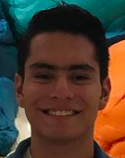
//> input picture src/Diego.png, 125 x 158 px
$ ./old Diego.png   (built with g++ and OpenCV 4)
//> lines starting //> are read from the running program, lines starting //| are printed output that depends on the picture
#include <opencv2/core.hpp> //types
#include <opencv2/imgcodecs.hpp> // read image
#include <opencv2/objdetect.hpp> // for cascade classifier

#include <opencv2/highgui.hpp> // display image in window
#include <opencv2/imgproc.hpp> //draw

#include <iostream>
#include <math.h>

using namespace cv;
using namespace std;

const string FACEMODEL = "/opt/opencv/data/haarcascades/haarcascade_frontalface_alt.xml";
const string EYESMODEL = "/opt/opencv/data/haarcascades/haarcascade_eye.xml";

int main(int argc, char **argv)
{
	Mat finalImage;
	// There is no arg in the excecution
	if (argc != 2) { cout << " There is no image to load \n"; return -1; }

	// Image from input
	Mat image;
	image = imread(argv[1], IMREAD_GRAYSCALE); // Read the file
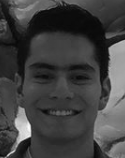
//> image: 158 rows x 125 cols, CV_8UC1; min 6, max 251, mean 64.9
	if (image.empty()) { cout << "Could not open or find the image \n"; return -1; }

	// PreDefined trained XML classifiers with facial features
	CascadeClassifier face_cascade, eyes_cascade;

	// Load classifiers
	if (!face_cascade.load(FACEMODEL)) { cout << "Error loading face cascade\n"; return -1; }
	if (!eyes_cascade.load(EYESMODEL)) { cout << "Error loading eyes cascade\n"; return -1; }


	// Detect faces
	vector<Rect> faces;
	face_cascade.detectMultiScale( image, faces );
//> faces = 1 Rect (x, y, width, height): [15, 38, 94, 94]

	cout << "Faces found: " << faces.size() << "\n\n";
//| Faces found: 1
	for ( size_t i = 0; i < faces.size(); i++ )
	{
		cout << "Face[" << i + 1 << "] | " << "ROI: " << faces[i] << "\n";

		Mat faceROI = image( faces[i] );
		vector<Rect> eyes;
		eyes_cascade.detectMultiScale(faceROI, eyes);
		cout << "Eyes found: " << eyes.size() << "\n";

		if(eyes.size() == 2) {
				// Eye A
				cout << "Eye A: " << eyes[0] << "\n";
				Point eye_center_A( faces[i].x + eyes[0].x + eyes[0].width/2, faces[i].y + eyes[0].y + eyes[0].height/2 );
				// Eye B
				cout << "Eye B: " << eyes[1] << "\n";
				Point eye_center_B( faces[i].x + eyes[1].x + eyes[1].width/2, faces[i].y + eyes[1].y + eyes[1].height/2 );

				//get angle | JUST GET THE POSITIVE
				// https://math.stackexchange.com/questions/1201337/finding-the-angle-between-two-points
				double angleA = atan2(eye_center_A.y - eye_center_B.y, eye_center_A.x - eye_center_B.x) * 180 / M_PI;
				cout << "Angle A: " << angleA << "\n";
				double angleB = atan2(eye_center_B.y - eye_center_A.y, eye_center_B.x - eye_center_A.x) * 180 / M_PI;
				cout << "Angle B: " << angleB << "\n";

				//rotate
				Point face_center(faces[i].x + faces[i].width / 2, faces[i].y + faces[i].height );
				Mat rotationMatrix = getRotationMatrix2D(face_center, angleA > 0 ? angleA : angleB , 1.0);
				warpAffine(image(faces[i]), finalImage, rotationMatrix, faces[i].size());

			//size(x,y)
			//resize(image, finalImage, Size(200,200));

			imwrite("img1.jpg", finalImage);

			cout << "\n";
		} else {
			cout << "No se procesa" << "\n";
		}
		// [7 lines of commented-out code are left out]
	}
//> this loop made 1 pass
//> (eye_center_A, eye_center_B, angleA, angleB, face_center, rotationMatrix) on pass 1: (Point(41, 77), Point(78, 79), -176.9, 3.09, Point(62, 132), [[0.999, 0.054, -7.03], [-0.054, 0.999, 3.54]])
//| Face[1] | ROI: [94 x 94 from (15, 38)]
//| Eyes found: 2
//| Eye A: [24 x 24 from (14, 27)]
//| Eye B: [24 x 24 from (51, 29)]
//| Angle A: -176.906
//| Angle B: 3.09406
//> pass 1, `Mat faceROI = image( faces[i] );`:
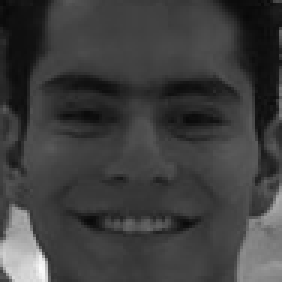
//> faceROI: 94 rows x 94 cols, CV_8UC1 (shown 3 times larger); min 8, max 251, mean 62.2
//> pass 1, `warpAffine(image(faces[i]), finalImage, rotationMatrix, faces[i].size(..`:
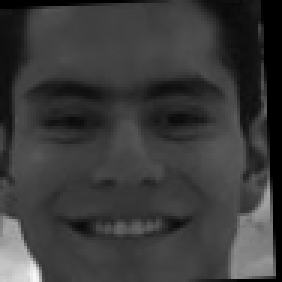
//> finalImage: 94 rows x 94 cols, CV_8UC1 (shown 3 times larger); min 0, max 249, mean 58.4

	//show images
	namedWindow( "Display window", WINDOW_AUTOSIZE ); // Create a window for display.
	imshow( "Display window", finalImage ); // Show our image inside it.
	waitKey(0); // Wait for a keystroke in the window
	return 0;
}
